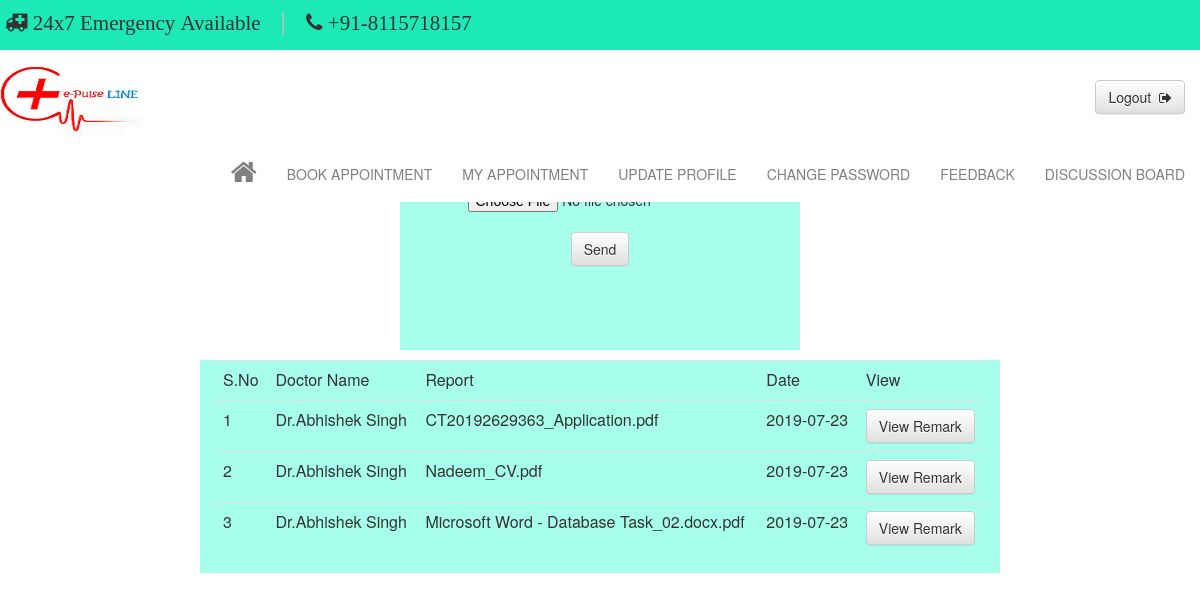
Screenshot of /uploadreport.php?did=2 (signed in) with the database file from the repository.
### tables this page shows
CREATE TABLE IF NOT EXISTS `tbl_report` (
  `repid` int(11) NOT NULL AUTO_INCREMENT,
  `patid` int(11) NOT NULL,
  `docid` int(11) NOT NULL,
  `report` varchar(200) NOT NULL,
  `date` varchar(10) NOT NULL,
  PRIMARY KEY (`repid`)
);

CREATE TABLE IF NOT EXISTS `tbl_doctor` (
  `docid` int(11) NOT NULL AUTO_INCREMENT,
  `name` varchar(60) NOT NULL,
  `gender` varchar(6) NOT NULL,
  `email` varchar(30) NOT NULL,
  `password` varchar(30) NOT NULL,
  `address` varchar(30) NOT NULL,
  `mobile` varchar(13) NOT NULL,
  `fees` int(11) NOT NULL,
  `speciality` varchar(20) NOT NULL,
  `timing` varchar(15) NOT NULL,
  `pic` varchar(100) NOT NULL,
  `date` varchar(10) NOT NULL,
  `status` varchar(6) NOT NULL DEFAULT 'n',
  PRIMARY KEY (`docid`)
);

### uploadreport.php (the view, shortened to what this page needs)
<?php
$docid=$_REQUEST['did'];
$email=$_SESSION['patient'];
$query1="select patid from tbl_patient where email='$email'";
$res1=mysql_query($query1);
if($row1=mysql_fetch_array($res1,MYSQL_BOTH))
{
	$patid=$row1['patid'];
}
$query2="select * from tbl_report where patid='$patid'";
$res2=mysql_query($query2);
?>
<html>
<head>
<link href="css/bootstrap.min.css" rel="stylesheet" type="text/css"/>
<link href="css/bootstrap-theme.min.css" rel="stylesheet" type="text/css"/>
<link href="css/font-awesome.min.css" rel="stylesheet" type="text/css"/>
</head>
<body>
<div class="container-fluid" style="min-height:auto;">
<div class="row navbar-fixed-top" style="min-height:150px;margin-right:0px;background-color:white;">
<div class="row" style="min-height:50px;background-color:#1de9b6">
<div class="col-sm-8" style="min-height:50px;">
<i class="fa fa-ambulance fa-2x" style="margin-left:20px;margin-top:12px;font-size:21px;">
24x7 Emergency Available</i>
<span style="font-size:25px;color:#bdbdbd">|</span>
<i class="fa fa-phone fa-2x" style="margin-top:5px;font-size:21px;">
+91-8115718157</i>
</div>
<div class="col-sm-4" style="min-height:50px;">
</div>
</div>
<div class="row" style="min-height:100px;">
<nav style="margin-bottom:0px;">
  <div class="container-fluid">
   <div class="navbar-header">
        <img src="images/logo1.png" height="100px" width="160px;"/>
    </div>
    <div class="collapse navbar-collapse" id="bs-example-navbar-collapse-1">
	<ul class="navbar-right" style="margin-right:5px;margin-top:5px;">
        <a href="logout.php"><button type="button" class="btn btn-default" style="margin-right:10px;margin-top:25px;">Logout &nbsp;<i class="fa fa-sign-out"></i></button></a>
      </ul>
      <ul class="nav navbar-nav navbar-right">
       <li class="active"><a href="pprofile.php" style="color:grey;margin-top:20px;"><i class="fa fa-home fa-2x"></i><span class="sr-only">(current)</span></a></li>
        <li><a href="pbook.php" style="color:grey;margin-top:25px;">BOOK APPOINTMENT</a></li>
        <li><a href="pmyappointment.php" style="color:grey;margin-top:25px;">MY APPOINTMENT</a></li>
        <li><a href="pupdate.php" style="color:grey;margin-top:25px;">UPDATE PROFILE</a></li>
        <li><a href="pchange.php" style="color:grey;margin-top:25px;">CHANGE PASSWORD</a></li>
        <li><a href="pfeedback.php" style="color:grey;margin-top:25px;">FEEDBACK</a></li>
        <li><a href="pdiscuss.php" style="color:grey;margin-top:25px;">DISCUSSION BOARD</a></li>
      </ul>
    </div>
  </div>
</nav>
</div>
</div>
<div class="row" style="min-height:auto;margin-top:150px;">
<div class="col-sm-4" style="min-height:200px;">
</div>
<div class="col-sm-4" style="min-height:200px;background-color:#a7ffeb;">
<center>
<form action="reportcode.php" method="post" enctype="multipart/form-data">
<br/>
<br/>
<input type="submit" class="btn btn-default" value="Send"/>
</form>
</center>
</div>
<div class="col-sm-4" style="min-height:200px;">
</div>
<div class="col-sm-8" style="min-height:auto;background-color:#a7ffeb;margin-top:10px;">
<table class="table table-hover">
<tr>
	<td>S.No</td>
	<td>Doctor Name</td>
	<td>Report</td>
	<td>Date</td>
	<td>View</td>
</tr>
<?php
$a=1;
while($row2=mysql_fetch_array($res2,MYSQL_BOTH))
{
?>
<tr>
	<td><?php echo $a; ?></td>
<?php
$query="select name from tbl_doctor where docid='$docid'";
$res=mysql_query($query);
if($row=mysql_fetch_array($res,MYSQL_BOTH))
{
?>
	<td><?php echo $row['name']; ?></td>
<?php
}
?>
<td><?php echo $row2['report'];?></td>
<td><?php echo $row2['date'];?></td>
<td><a href="viewrem.php?rid=<?php echo $row2['repid'];?>"><input type="button" class="btn btn-default" value="View Remark"/></a></td>
<?php
$a++;
?>
</tr>
<?php
}
?>
</table>
</div>
</div>
</div>
</body>
</html>

### rows the page displays
tbl_report: tbl_doctor.name "Dr.Abhishek Singh", report "CT20192629363_Application.pdf", date "2019-07-23"
tbl_report: tbl_doctor.name "Dr.Abhishek Singh", report "Nadeem_CV.pdf", date "2019-07-23"
tbl_report: tbl_doctor.name "Dr.Abhishek Singh", report "Microsoft Word - Database Task_02.docx.pdf", date "2019-07-23"
